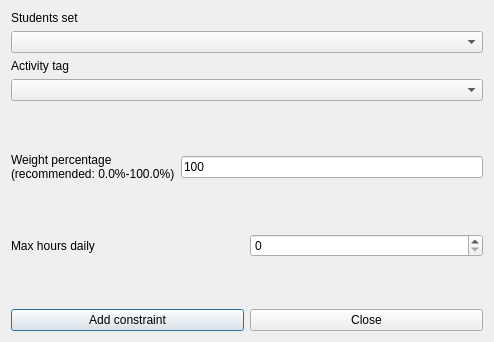
<?xml version="1.0" encoding="UTF-8"?>
<ui version="4.0">
 <class>AddConstraintStudentsSetActivityTagMaxHoursDailyRealDaysForm_template</class>
 <widget class="QDialog" name="AddConstraintStudentsSetActivityTagMaxHoursDailyRealDaysForm_template">
  <property name="geometry">
   <rect>
    <x>0</x>
    <y>0</y>
    <width>494</width>
    <height>342</height>
   </rect>
  </property>
  <property name="windowTitle">
   <string extracomment="This is the title of the dialog to add a new constraint of this type">Add students set activity tag max hours daily real days</string>
  </property>
  <layout class="QGridLayout" name="gridLayout">
   <item row="0" column="0">
    <layout class="QVBoxLayout">
     <item>
      <widget class="QLabel" name="studentsTextLabel">
       <property name="frameShape">
        <enum>QFrame::NoFrame</enum>
       </property>
       <property name="frameShadow">
        <enum>QFrame::Plain</enum>
       </property>
       <property name="text">
        <string>Students set</string>
       </property>
       <property name="wordWrap">
        <bool>false</bool>
       </property>
      </widget>
     </item>
     <item>
      <widget class="QComboBox" name="studentsComboBox">
       <property name="editable">
        <bool>false</bool>
       </property>
       <property name="insertPolicy">
        <enum>QComboBox::NoInsert</enum>
       </property>
       <property name="duplicatesEnabled">
        <bool>false</bool>
       </property>
      </widget>
     </item>
     <item>
      <widget class="QLabel" name="activityTagsTextLabel">
       <property name="frameShape">
        <enum>QFrame::NoFrame</enum>
       </property>
       <property name="frameShadow">
        <enum>QFrame::Plain</enum>
       </property>
       <property name="text">
        <string>Activity tag</string>
       </property>
       <property name="wordWrap">
        <bool>false</bool>
       </property>
      </widget>
     </item>
     <item>
      <widget class="QComboBox" name="activityTagsComboBox">
       <property name="editable">
        <bool>false</bool>
       </property>
       <property name="insertPolicy">
        <enum>QComboBox::NoInsert</enum>
       </property>
       <property name="duplicatesEnabled">
        <bool>false</bool>
       </property>
      </widget>
     </item>
    </layout>
   </item>
   <item row="1" column="0">
    <spacer name="spacer1">
     <property name="orientation">
      <enum>Qt::Vertical</enum>
     </property>
     <property name="sizeType">
      <enum>QSizePolicy::Expanding</enum>
     </property>
     <property name="sizeHint" stdset="0">
      <size>
       <width>20</width>
       <height>31</height>
      </size>
     </property>
    </spacer>
   </item>
   <item row="2" column="0">
    <layout class="QHBoxLayout" name="horizontalLayout">
     <item>
      <widget class="QLabel" name="weightTextLabel">
       <property name="frameShape">
        <enum>QFrame::NoFrame</enum>
       </property>
       <property name="frameShadow">
        <enum>QFrame::Plain</enum>
       </property>
       <property name="text">
        <string>Weight percentage
(recommended: 0.0%-100.0%)</string>
       </property>
       <property name="wordWrap">
        <bool>false</bool>
       </property>
      </widget>
     </item>
     <item>
      <widget class="QLineEdit" name="weightLineEdit">
       <property name="text">
        <string notr="true">100</string>
       </property>
      </widget>
     </item>
    </layout>
   </item>
   <item row="3" column="0">
    <spacer name="spacer1_2">
     <property name="orientation">
      <enum>Qt::Vertical</enum>
     </property>
     <property name="sizeType">
      <enum>QSizePolicy::Expanding</enum>
     </property>
     <property name="sizeHint" stdset="0">
      <size>
       <width>20</width>
       <height>18</height>
      </size>
     </property>
    </spacer>
   </item>
   <item row="4" column="0">
    <layout class="QHBoxLayout" name="horizontalLayout_2">
     <item>
      <widget class="QLabel" name="maxHoursTextLabel">
       <property name="frameShape">
        <enum>QFrame::NoFrame</enum>
       </property>
       <property name="frameShadow">
        <enum>QFrame::Plain</enum>
       </property>
       <property name="text">
        <string>Max hours daily</string>
       </property>
       <property name="wordWrap">
        <bool>false</bool>
       </property>
      </widget>
     </item>
     <item>
      <widget class="QSpinBox" name="maxHoursSpinBox"/>
     </item>
    </layout>
   </item>
   <item row="5" column="0">
    <spacer name="spacer1_3">
     <property name="orientation">
      <enum>Qt::Vertical</enum>
     </property>
     <property name="sizeType">
      <enum>QSizePolicy::Expanding</enum>
     </property>
     <property name="sizeHint" stdset="0">
      <size>
       <width>20</width>
       <height>16</height>
      </size>
     </property>
    </spacer>
   </item>
   <item row="6" column="0">
    <layout class="QHBoxLayout">
     <item>
      <widget class="QPushButton" name="addConstraintPushButton">
       <property name="text">
        <string>Add constraint</string>
       </property>
      </widget>
     </item>
     <item>
      <widget class="QPushButton" name="closePushButton">
       <property name="text">
        <string>Close</string>
       </property>
      </widget>
     </item>
    </layout>
   </item>
  </layout>
 </widget>
 <layoutdefault spacing="6" margin="11"/>
 <resources/>
 <connections/>
</ui>
